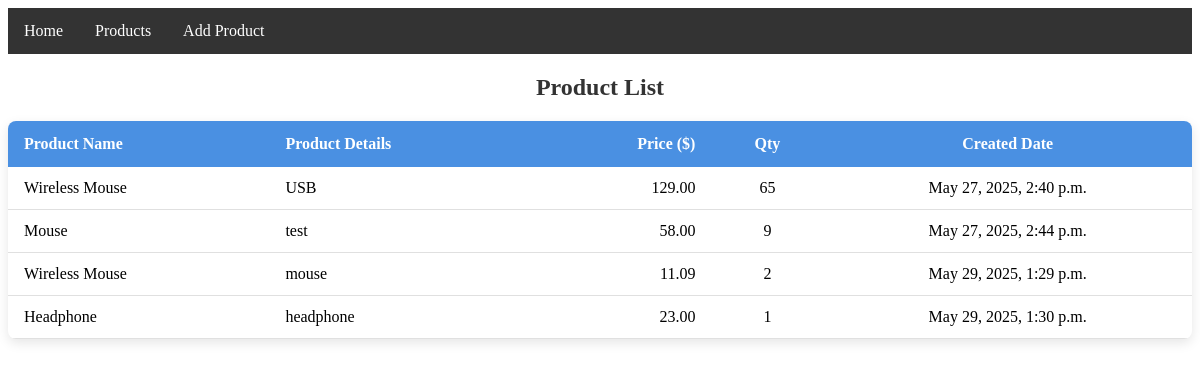
/product/, run on an earlier commit of the app's database.
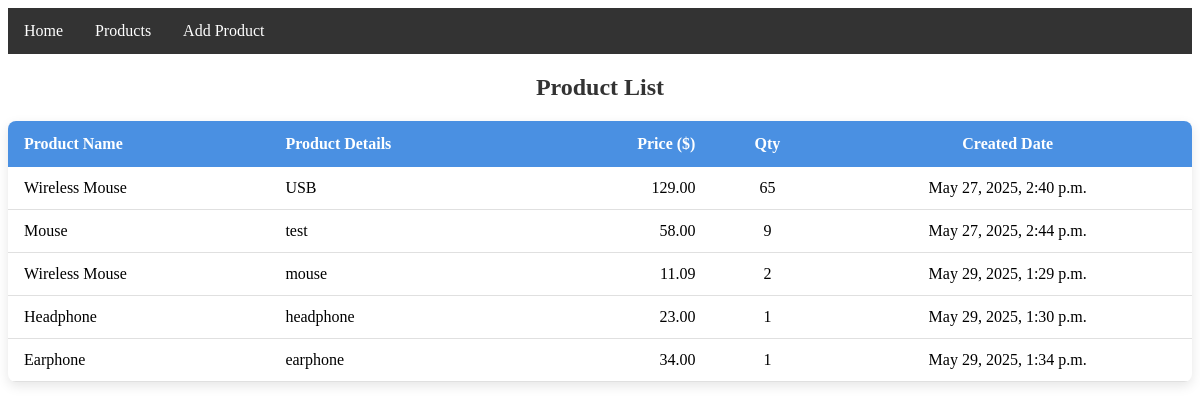
And on a later commit of the database.
### productApp/models.py (models this page shows)
class productModel(models.Model):
    name = models.CharField(max_length=100)
    description = models.TextField()
    price = models.DecimalField(max_digits=10, decimal_places=2)
    stock = models.IntegerField()
    created_at = models.DateTimeField(auto_now_add=True)

### productManagement/views.py (the view)
# urls.py: path('product/', productPage, name='productPage'),
def productPage(request):
    productData = productModel.objects.all()
    context = {
        'data': productData
    }
    return render(request, 'products.html', context)

### Template/products.html
{% extends 'master.html' %}
{% block body %}
<h2 style="text-align: center; color: #333;">Product List</h2>
  <table style="width: 100%; border-collapse: collapse; background-color: #ffffff; box-shadow: 0 4px 12px rgba(0, 0, 0, 0.1); border-radius: 8px; overflow: hidden;">
    <thead>
      <tr style="background-color: #4a90e2; color: white;">
        <th style="padding: 14px 16px; text-align: left;">Product Name</th>
        <th style="padding: 14px 16px; text-align: left;">Product Details</th>
        <th style="padding: 14px 16px; text-align: right;">Price ($)</th>
        <th style="padding: 14px 16px; text-align: center;">Qty</th>
        <th style="padding: 14px 16px; text-align: center;">Created Date</th>
      </tr>
    </thead>
    <tbody>
    {% for x in data %}
      <tr style="border-bottom: 1px solid #e0e0e0;">
        <td style="padding: 12px 16px;">{{x.name}}</td>
        <td style="padding: 12px 16px;">{{x.description}}</td>
        <td style="padding: 12px 16px; text-align: right;">{{x.price}}</td>
        <td style="padding: 12px 16px; text-align: center;">{{x.stock}}</td>
        <td style="padding: 12px 16px; text-align: center;">{{x.created_at}}</td>
      </tr>
    {% endfor %}
    </tbody>
  </table>
{% endblock body %}

What changed in the data, as far as the page shows it:
added productModel: name "Earphone", description "earphone", price "34.00", stock "1", created_at "May 29, 2025, 1:34 p.m."
